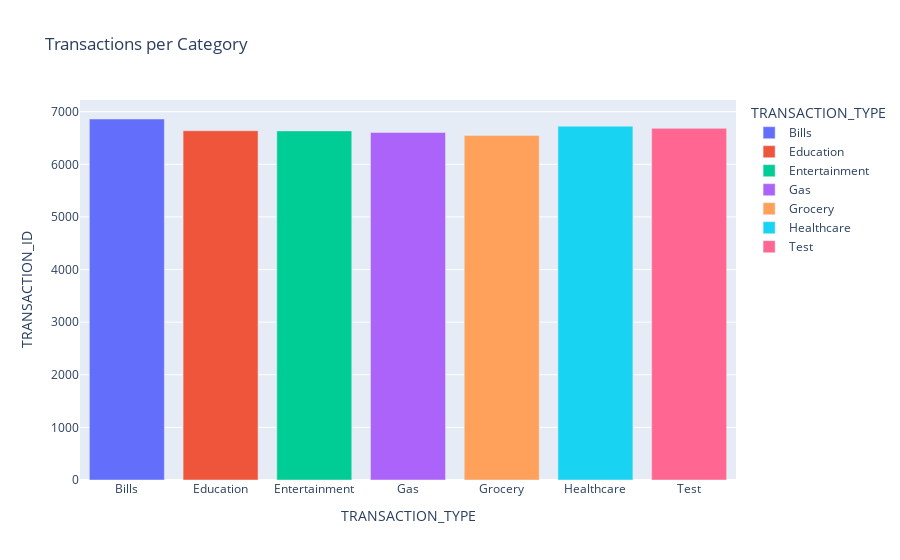

Notebook code for this chart:
### Code cell
#Find and plot which transaction type has a high rate of transactions.
grouped = cdf.groupby('TRANSACTION_TYPE')['TRANSACTION_ID'].count().reset_index()
grouped
#Do they sell testing products or is 'Test' a testing category? I guess we'll never know.
 
fig = px.bar(grouped, x='TRANSACTION_TYPE', y='TRANSACTION_ID', title='Transactions per Category', color="TRANSACTION_TYPE")
fig.show()

### Figure 1 — Plotly figure (JSON) as saved in the notebook; plotly's stock layout.template omitted (floating-point values rounded to 4 significant figures)
{"data": [{"alignmentgroup": "True", "hovertemplate": "TRANSACTION_TYPE=%{x}<br>TRANSACTION_ID=%{y}<extra></extra>", "legendgroup": "Bills", "marker": {"color": "#636efa", "pattern": {"shape": ""}}, "name": "Bills", "offsetgroup": "Bills", "orientation": "v", "showlegend": true, "textposition": "auto", "type": "bar", "x": ["Bills"], "xaxis": "x", "y": [6861], "yaxis": "y"}, {"alignmentgroup": "True", "hovertemplate": "TRANSACTION_TYPE=%{x}<br>TRANSACTION_ID=%{y}<extra></extra>", "legendgroup": "Education", "marker": {"color": "#EF553B", "pattern": {"shape": ""}}, "name": "Education", "offsetgroup": "Education", "orientation": "v", "showlegend": true, "textposition": "auto", "type": "bar", "x": ["Education"], "xaxis": "x", "y": [6638], "yaxis": "y"}, {"alignmentgroup": "True", "hovertemplate": "TRANSACTION_TYPE=%{x}<br>TRANSACTION_ID=%{y}<extra></extra>", "legendgroup": "Entertainment", "marker": {"color": "#00cc96", "pattern": {"shape": ""}}, "name": "Entertainment", "offsetgroup": "Entertainment", "orientation": "v", "showlegend": true, "textposition": "auto", "type": "bar", "x": ["Entertainment"], "xaxis": "x", "y": [6635], "yaxis": "y"}, {"alignmentgroup": "True", "hovertemplate": "TRANSACTION_TYPE=%{x}<br>TRANSACTION_ID=%{y}<extra></extra>", "legendgroup": "Gas", "marker": {"color": "#ab63fa", "pattern": {"shape": ""}}, "name": "Gas", "offsetgroup": "Gas", "orientation": "v", "showlegend": true, "textposition": "auto", "type": "bar", "x": ["Gas"], "xaxis": "x", "y": [6605], "yaxis": "y"}, {"alignmentgroup": "True", "hovertemplate": "TRANSACTION_TYPE=%{x}<br>TRANSACTION_ID=%{y}<extra></extra>", "legendgroup": "Grocery", "marker": {"color": "#FFA15A", "pattern": {"shape": ""}}, "name": "Grocery", "offsetgroup": "Grocery", "orientation": "v", "showlegend": true, "textposition": "auto", "type": "bar", "x": ["Grocery"], "xaxis": "x", "y": [6549], "yaxis": "y"}, {"alignmentgroup": "True", "hovertemplate": "TRANSACTION_TYPE=%{x}<br>TRANSACTION_ID=%{y}<extra></extra>", "legendgroup": "Healthcare", "marker": {"color": "#19d3f3", "pattern": {"shape": ""}}, "name": "Healthcare", "offsetgroup": "Healthcare", "orientation": "v", "showlegend": true, "textposition": "auto", "type": "bar", "x": ["Healthcare"], "xaxis": "x", "y": [6723], "yaxis": "y"}, {"alignmentgroup": "True", "hovertemplate": "TRANSACTION_TYPE=%{x}<br>TRANSACTION_ID=%{y}<extra></extra>", "legendgroup": "Test", "marker": {"color": "#FF6692", "pattern": {"shape": ""}}, "name": "Test", "offsetgroup": "Test", "orientation": "v", "showlegend": true, "textposition": "auto", "type": "bar", "x": ["Test"], "xaxis": "x", "y": [6683], "yaxis": "y"}], "layout": {"barmode": "relative", "legend": {"title": {"text": "TRANSACTION_TYPE"}, "tracegroupgap": 0}, "title": {"text": "Transactions per Category"}, "xaxis": {"anchor": "y", "categoryarray": ["Bills", "Education", "Entertainment", "Gas", "Grocery", "Healthcare", "Test"], "categoryorder": "array", "domain": [0, 1], "title": {"text": "TRANSACTION_TYPE"}}, "yaxis": {"anchor": "x", "domain": [0, 1], "title": {"text": "TRANSACTION_ID"}}}}
